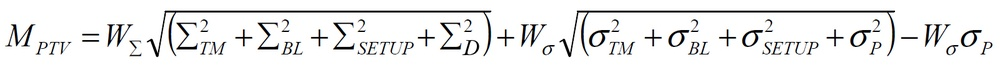
%> input picture REGGUI_GUI/functions/gui/reggui_images/margins_van_herk.jpg, 1000 x 72 px, shrunk from 1600 x 115 before the run
$ octave --eval "result = find_contour(imread('../gui/reggui_images/margins_van_herk.jpg'));"   (GNU Octave 9; MATLAB toolbox functions it lacks are replaced by stand-ins)
%> lines starting %> are read from the running program, lines starting %| are printed output that depends on the picture
%% find_contour
% Binarise an image with a threshold set at 50% of the dynamic range of the image. Find the boundary off the binarise image. Return the coordinate of the pixels forming the boundary.
%
%% Syntax
% |bound = find_contour(im)|
%
% |bound = find_contour(im,method)|
%
%% Description
% |bound = find_contour(im)| Extract border pixel coordinates
%
% |bound = find_contour(im,method)| Extract coordinate of the border pixel using the slected method.
%
%
%% Input arguments
%
% |im| - _SCALAR MATRIX_ - |im(x,y,z)| Intensity of the voxel at coordinate (x,y,z)
%
% |method| - _SCALAR_ -  [OPTIONAL. default = 0 ]0 = dilate object, then extract boundary using |bwboundaries|. 1 = extract border pixel coordinates using the difference between binarised and erorded binarised images.
%
%
%% Output arguments
%
% |bound| - _CELL ARRAY_ - P-by-1 cell array, where P is the number of objects and holes. Each cell in the cell array contains a Q-by-2 matrix. Each row in the matrix contains the row and column coordinates of a boundary pixel. Q is the number of boundary pixels for the corresponding region.
%
%% Contributors
% Authors : G.Janssens (open.reggui@gmail.com)

function bound = find_contour(im,method)

bound = cell(0);

if(nargin<2)
    method = 0;
end

im = im-min(im(:));
%> im is the input picture: size 72x1000x3 uint8; mean R, G, B 236, 236.2, 236
im = single(im>(max(im(:))/2));
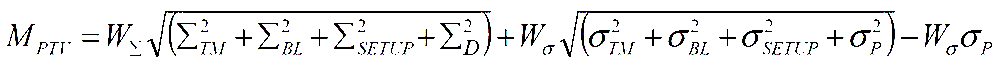
%> im: size 72x1000x3 single; mean R, G, B 0.928, 0.928, 0.929

if(method) % compute border pixel boundaries

    bb = [2;2];
    [i j] = find(im);

        if (~isempty(i))

            semi_voxel = 1.0;

            minimum = [max(1,min(i)-bb(1));max(1,min(j)-bb(2))];
            maximum = [min(size(im,1),max(i)+bb(1));min(size(im,2),max(j)+bb(2))];
            im = im(minimum(1):maximum(1),minimum(2):maximum(2));

            % Oversampling
            im_oversampled = zeros(3*size(im));
            im_oversampled(1:3:end-2,1:3:end-2) = im;
            im_oversampled(1:3:end-2,2:3:end-1) = im;
            im_oversampled(1:3:end-2,3:3:end) = im;
            im_oversampled(2:3:end-1,1:3:end-2) = im;
            im_oversampled(2:3:end-1,2:3:end-1) = im;
            im_oversampled(2:3:end-1,3:3:end) = im;
            im_oversampled(3:3:end,1:3:end-2) = im;
            im_oversampled(3:3:end,2:3:end-1) = im;
            im_oversampled(3:3:end,3:3:end) = im;
            im_oversampled = imdilate(im_oversampled,[0 1 0; 1 1 1; 0 1 0]);
            im_oversampled(isinf(im_oversampled)) = 0;

            % Boundary extraction
            boundCell = bwboundaries(im_oversampled);

            for ireg = 1:size(boundCell,1) %if several shapes
                temp = cell2mat(boundCell(ireg,1));
                temp = (temp+semi_voxel)/3;
                temp(:,1) = temp(:,1)+minimum(1)-1;
                temp(:,2) = temp(:,2)+minimum(2)-1;
                bound(ireg,1) = {temp};
            end

        end

else % extract border pixel coordinates only

    im_eroded = imerode(im,ones(3,3));
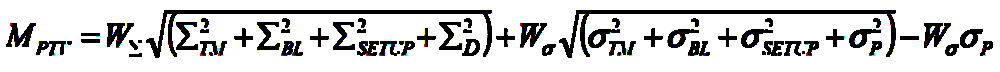
%> im_eroded: size 72x1000x3 single; mean R, G, B 0.828, 0.828, 0.828
    im = im - im_eroded;
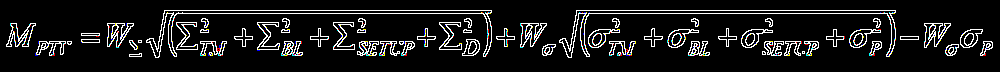
%> im: size 72x1000x3 single; mean R, G, B 0.101, 0.101, 0.1
    [i j] = find(im);
%> i = 21731 values from 11 to 58; j = 21731 values from 7 to 2993
%> `result = find_contour(imread('../gui/reggui_images/margins_van_herk.jp..`: result = 1 item
    temp(:,1) = i;
    temp(:,2) = j;
    bound(1,1) = {temp};

end
